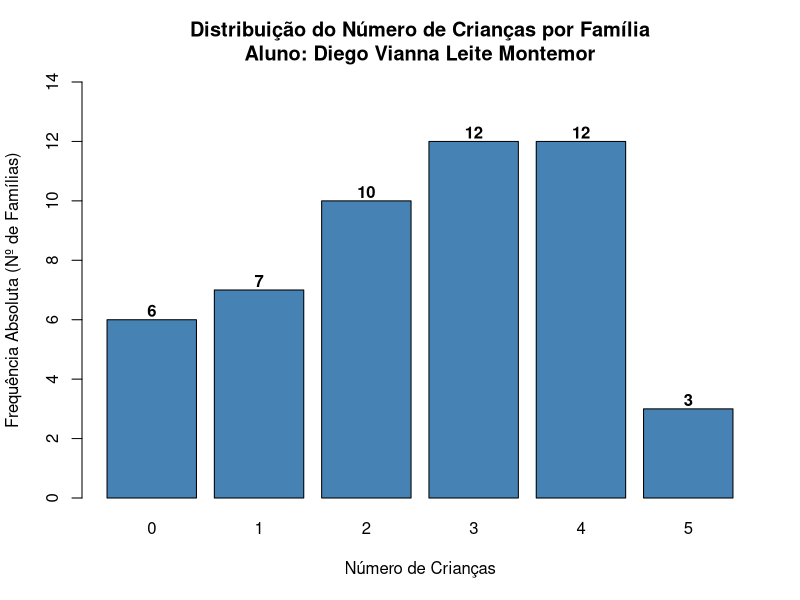

This chart was generated by the following R code:
# Entrada dos dados do problema
criancas <- c(5,1,5,3,1,2,2,1,1,0,
              4,2,0,4,4,4,4,3,3,2,
              1,1,3,2,3,1,2,3,4,3,
              4,0,2,0,5,2,3,4,3,4,
              0,0,4,3,2,2,4,3,4,3)

# Construção da Tabela de Frequência
fi <- table(criancas)               # Frequência Absoluta
fri <- prop.table(fi)               # Frequência Relativa
Fi_acumulada <- cumsum(fi)          # Frequência Absoluta Acumulada
Fri_acumulada <- cumsum(fri)        # Frequência Relativa Acumulada

# Estruturando os dados em um Data Frame organizado
tabela_freq <- data.frame(
  Numero_Criancas = names(fi),
  Freq_Absoluta = as.vector(fi),
  Freq_Rel_Perc = paste0(round(as.vector(fri) * 100, 2), "%"),
  Freq_Abs_Acumulada = as.vector(Fi_acumulada),
  Freq_Rel_Acum_Perc = paste0(round(as.vector(Fri_acumulada) * 100, 2), "%")
)

# Visualizar a tabela no console R
print("Tabela de Distribuição de Frequências:")
print(tabela_freq)

titulo_grafico <- "Distribuição do Número de Crianças por Família\nAluno: Diego Vianna Leite Montemor"

# Construindo o gráfico de barras (ideal para variável quantitativa discreta)
grafico <- barplot(fi,
                   main = titulo_grafico,
                   xlab = "Número de Crianças",
                   ylab = "Frequência Absoluta (Nº de Famílias)",
                   col = "steelblue",
                   ylim = c(0, max(fi) + 2))

# Adicionando os rótulos com os valores exatos em cima de cada barra
text(x = grafico, y = fi + 0.3, labels = fi, font = 2)
